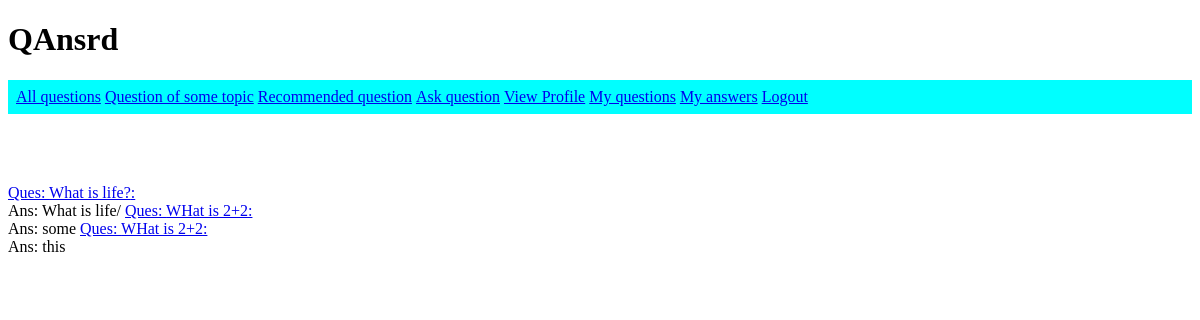
Page /answers (signed in) on the earlier database version.
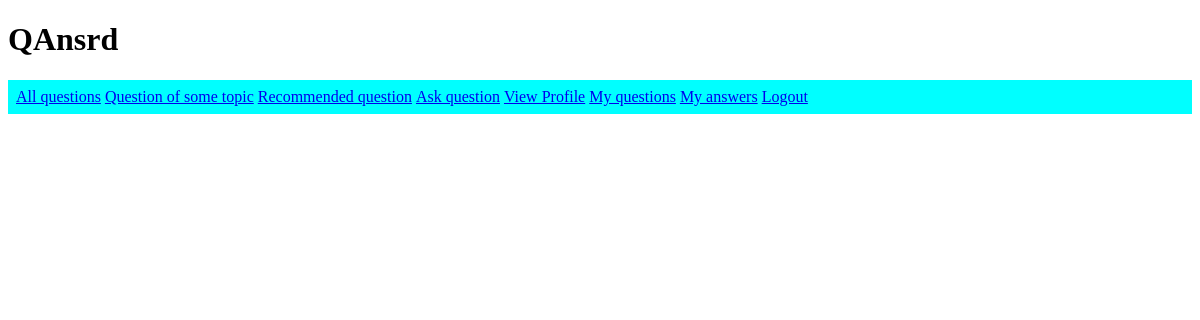
Same page on the later database version.
### models.py (models this page shows, shortened)
class Answer(db.Model):
    id = db.Column(db.Integer, primary_key=True)
    answer_text = db.Column(db.String(1000))
    user_id = db.Column(db.Integer, db.ForeignKey('user.id'))
    question_id = db.Column(db.Integer, db.ForeignKey('question.id'))

class Question(db.Model):
    id = db.Column(db.Integer, primary_key=True)
    question_text = db.Column(db.String(1000))
    user_id = db.Column(db.Integer, db.ForeignKey('user.id'))
    question_tags = db.relationship('QuestionTag', backref='question', lazy = 'dynamic')#relatioship with question
    answers = db.relationship('Answer', backref='question', lazy = 'dynamic')

### app.py (the view)
@app.route('/answers')
def my_answers():
    uname = session['user']
    user = User.query.filter_by(uname=uname).first()
    answers = user.answers.all()
    return render_template('answers.html', answers=answers)

### templates/answers.html
{% extends "base.html" %}
{% block body %}
{% for answer in answers %}
<a href="/qs/{{answer.question.id}}">
        Ques: {{ answer.question.question_text }}: <br>
    </a>
    Ans: {{ answer.answer_text }}
{% endfor %}
{% endblock %}

Differences in the rows shown:
removed Answer: question.question_text "What is life?", answer_text "What is life/"
removed Answer: question.question_text "WHat is 2+2", answer_text "some"
removed Answer: question.question_text "WHat is 2+2", answer_text "this"
